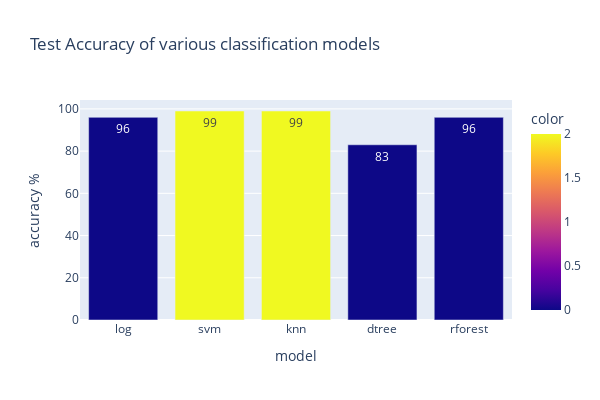

The code cell stored with this chart in its notebook:
### Markdown cell above
<a id = 'conclusion'></a>
### CONCLUSIONS
- comparing the error metrics of various parameters to determine the model that best performs
on our data
- these metrics are calculated on the test data ( the data on which neither the model is trained nor cross validated)
- the accuracy , precision ,recall are the weighted averages over every class
                                    Accuracy     Precision  Recall      F1
      1. logistic regression      :  0.96         0.96       0.96      0.96   
      2. svm  classifier          :  0.99         0.99       0.99      0.99
      2. knn classifier           :  0.99         0.99       0.99      0.99
      3. decision tree classifier :  0.82         0.83       0.82      0.82
      4. random forest classifier :  0.96         0.96       0.96      0.96


### Report 
- the knn and svm classifier are performing way better on the test data(the data upon which the model is neither trained nor cross validated)
---------------------------------------------------------------------[BACK TO TOP](#top)

### Code cell
px.bar(y=[96,99,99,83,96] , x=['log','svm','knn','dtree','rforest'],height=400,width=600,
      title='Test Accuracy of various classification models',labels={'x':'model','y':'accuracy %'},
      color = [0,2,2,0,0],text_auto=True)

### Figure 1 — Plotly figure (JSON) as saved in the notebook; plotly's stock layout.template omitted (floating-point values rounded to 4 significant figures)
{"data": [{"alignmentgroup": "True", "hovertemplate": "model=%{x}<br>accuracy %=%{y}<br>color=%{marker.color}<extra></extra>", "legendgroup": "", "marker": {"color": [0, 2, 2, 0, 0], "coloraxis": "coloraxis", "pattern": {"shape": ""}}, "name": "", "offsetgroup": "", "orientation": "v", "showlegend": false, "textposition": "auto", "texttemplate": "%{y}", "type": "bar", "x": ["log", "svm", "knn", "dtree", "rforest"], "xaxis": "x", "y": [96, 99, 99, 83, 96], "yaxis": "y"}], "layout": {"barmode": "relative", "coloraxis": {"colorbar": {"title": {"text": "color"}}, "colorscale": [[0, "#0d0887"], [0.1111, "#46039f"], [0.2222, "#7201a8"], [0.3333, "#9c179e"], [0.4444, "#bd3786"], [0.5556, "#d8576b"], [0.6667, "#ed7953"], [0.7778, "#fb9f3a"], [0.8889, "#fdca26"], [1, "#f0f921"]]}, "height": 400, "legend": {"tracegroupgap": 0}, "title": {"text": "Test Accuracy of various classification models"}, "width": 600, "xaxis": {"anchor": "y", "domain": [0, 1], "title": {"text": "model"}}, "yaxis": {"anchor": "x", "domain": [0, 1], "title": {"text": "accuracy %"}}}}
